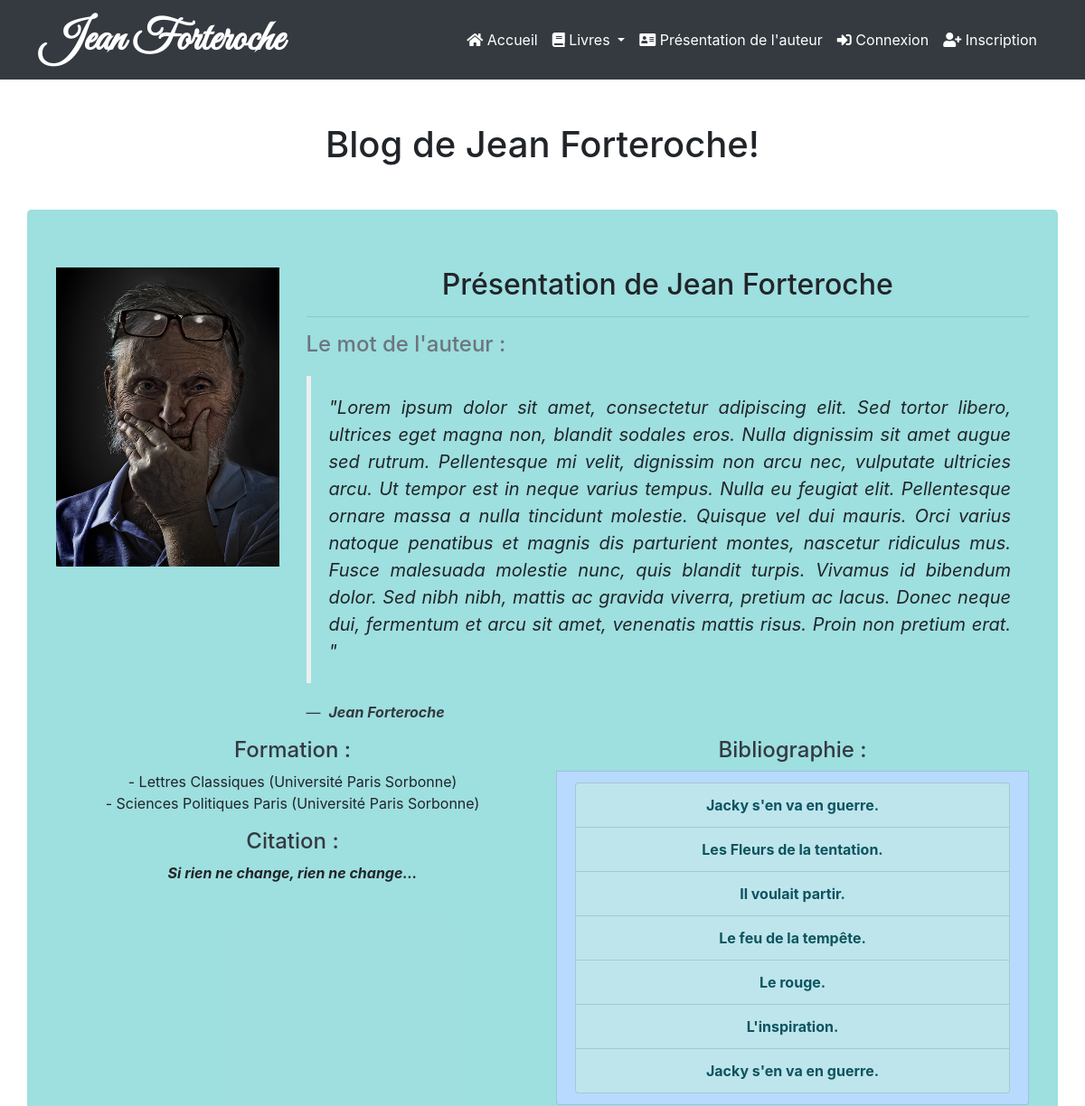
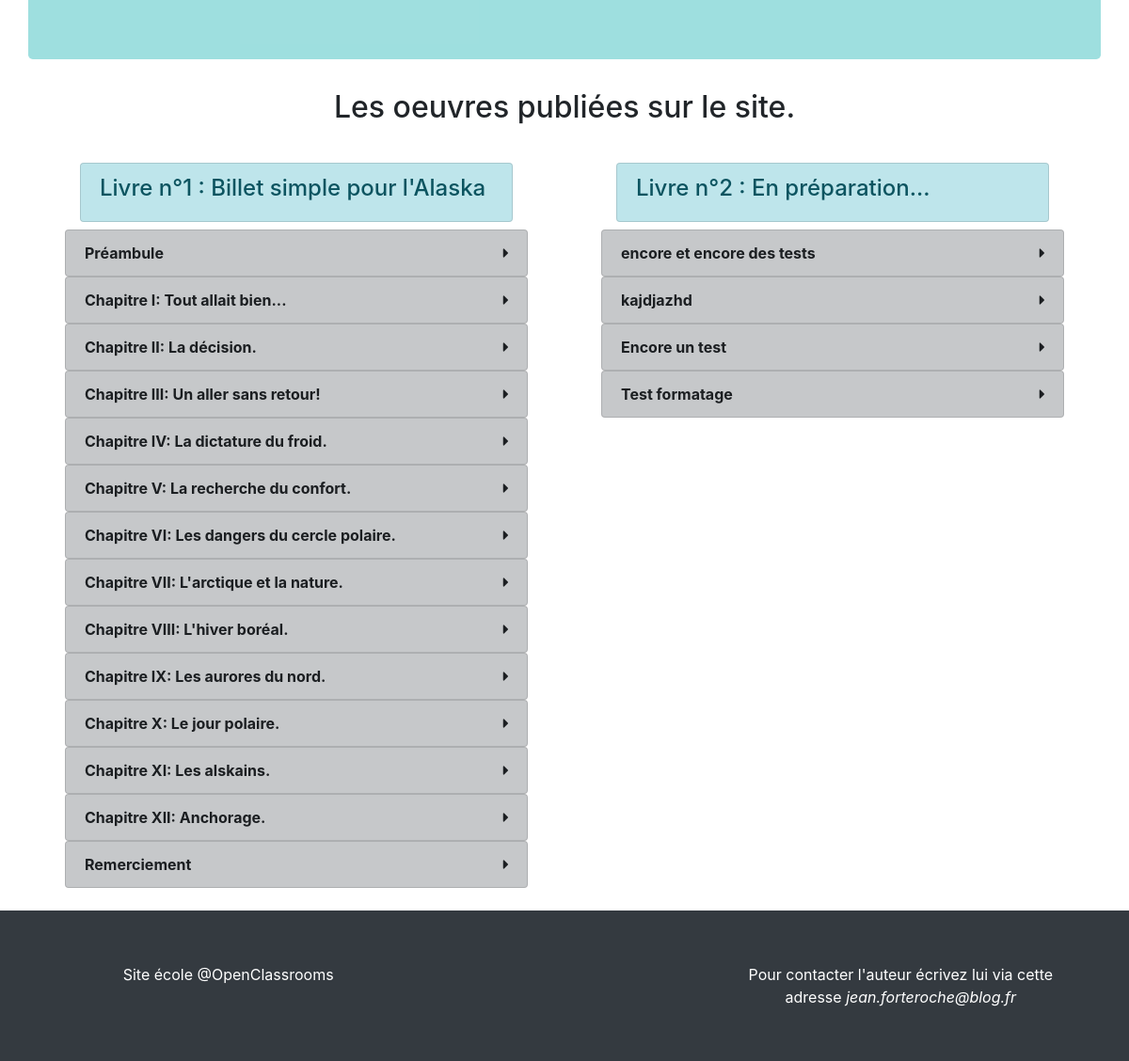
The page /index.php?action=listCategories on the database its author committed (2 pictures, top to bottom).
### tables this page shows
CREATE TABLE IF NOT EXISTS `category` (
  `id` int(11) NOT NULL AUTO_INCREMENT,
  `title` varchar(255) NOT NULL,
  PRIMARY KEY (`id`)
);

CREATE TABLE IF NOT EXISTS `post` (
  `id` int(11) NOT NULL AUTO_INCREMENT,
  `title` varchar(255) NOT NULL,
  `content` longtext NOT NULL,
  `created_at` datetime NOT NULL,
  `deleted_at` datetime DEFAULT NULL,
  `updated_at` datetime DEFAULT NULL,
  `user_id_fk` int(11) NOT NULL,
  `category_id_fk` int(11) NOT NULL,
  PRIMARY KEY (`id`),
  KEY `user_id_fk` (`user_id_fk`),
  KEY `category_id_fk` (`category_id_fk`)
);

### Controller/CategoryController.php (called while the page is built, shortened)
<?php
require_once('Model/CategoryManager.php');
function listCategories()
{
    $categoryManager = new CategoryManager();
    $postsByCatManager = new CategoryManager();
    $categories =  $categoryManager->listCategory();
    require('Views/CategoriesViews/listCategoriesView.php');
}

### Model/CategoryManager.php (called while the page is built, shortened)
<?php
class CategoryManager extends Manager
{
    public function getPostsCategory($categoryId)
    {
        $db = $this->dbConnect();
        $posts = $db->prepare('SELECT * , post.title AS postTitle
                                    FROM post
                                    LEFT JOIN category
                                    ON post.category_id_fk = category.id
                                    WHERE post.deleted_at IS NULL && post.category_id_fk = ?
                                    ORDER BY post.created_at
                                    ');
        $posts->bindParam(1,$categoryId, \PDO::PARAM_INT);
        $posts->execute();
        return $posts;
    }
    public function listCategory()
    {
        $db = $this->dbConnect();
        $category = $db->prepare('SELECT *
                                      FROM category');
        $category->execute();
        return $category;
    }
}

### Views/CategoriesViews/listCategoriesView.php (the view, shortened to what this page needs)
    <h1 class="p-4 m-4">Blog de Jean Forteroche!</h1>
    <div class="container-fluid">
        <div class="container jumbotron text-center" id="jumbo">
            <div class="row">
                <div class="col-md-3">
                    <img src="Public/picture/portrait.jpg" class="img-fluid float-right" alt="Responsive image" />
                </div>
                <div class="col-md-9">
                    <h2 class="display-5"> Présentation de Jean Forteroche</h2>
                    <hr>
                    <h4 class="text-left text-secondary">
                        Le mot de l'auteur :
                    </h4>
                    <blockquote class="blockquote text-justify ">
                        <p class="bd-callout bd-callout-info">
                            <em>
                                "Lorem ipsum dolor sit amet, consectetur adipiscing elit. Sed tortor libero, ultrices eget magna non, blandit sodales eros. Nulla dignissim sit amet augue sed rutrum. Pellentesque mi velit, dignissim non arcu nec, vulputate ultricies arcu. Ut tempor est in neque varius tempus. Nulla eu feugiat elit. Pellentesque ornare massa a nulla tincidunt molestie. Quisque vel dui mauris. Orci varius natoque penatibus et magnis dis parturient montes, nascetur ridiculus mus. Fusce malesuada molestie nunc, quis blandit turpis. Vivamus id bibendum dolor. Sed nibh nibh, mattis ac gravida viverra, pretium ac lacus. Donec neque dui, fermentum et arcu sit amet, venenatis mattis risus. Proin non pretium erat. "
                            </em>
                        </p>
                        <footer class="blockquote-footer text-dark"> <cite title="Source Title"><strong>Jean Forteroche</strong></cite></footer>
                    </blockquote>
                </div>
            </div>
            <div class="row">
                <div class="col-6">
                <h4 class="text-dark">
                    Formation :
                </h4>
                <p >
                    - Lettres Classiques (Université Paris Sorbonne)</br>
                    - Sciences Politiques Paris (Université Paris Sorbonne)
                </p>
                    <h4 class="text-dark">
                        Citation :
                    </h4>
                    <p >
                        <strong><em>Si rien ne change, rien ne change...</em></strong>
                    </p>
                </div>
                <div class="col-6">
                <h4 class="text-dark">
                    Bibliographie :
                </h4>
                <ul class="list-group-item list-group-item-primary "><strong>
                    <li class="list-group-item list-group-item-info">Jacky s'en va en guerre.</li>
                    <li class="list-group-item list-group-item-info">Les Fleurs de la tentation.</li>
                    <li class="list-group-item list-group-item-info">Il voulait partir.</li>
                    <li class="list-group-item list-group-item-info">Le feu de la tempête.</li>
                    <li class="list-group-item list-group-item-info">Le rouge.</li>
                    <li class="list-group-item list-group-item-info">L'inspiration.</li>
                    <li class="list-group-item list-group-item-info">Jacky s'en va en guerre.</li>
                    </strong>
                </ul>
                </div>
            </div>
        </div>
        <div class="container">
            <div class="text-center">
                <h2>
                    Les oeuvres publiées sur le site.
                </h2>
            </div>
            <div class="row">
        <?php
        while ($category = $categories->fetch()) {
        ?>
                <div class="col-6">
                    <ul class="list-group p-4">
                        <a href="index.php?action=getPostsCategory&amp;category_id_fk=<?= $category['id'] ?>"
                           class="nav-link dropdown-item">
                            <li class="list-group-item list-group-item-action list-group-item-info">
                                <h4>Livre n°<?= htmlspecialchars($category['id']) ?> : <?= htmlspecialchars($category['title']) ?></h4>
                            </li>
                        </a>
                    <?php
                    $posts = $postsByCatManager->getPostsCategory($category['id']);
                    while ($post = $posts->fetch()) {
                    ?>
                        <a href="index.php?action=post&amp;id=<?= $post[0] ?>" class="text-dark">
                            <li class="list-group-item list-group-item-action list-group-item-dark d-flex">
                                <strong><?=htmlspecialchars($post['postTitle'])?></strong>
                                <i class="fas fa-caret-right ml-auto align-content-center"></i>
                            </li>
                        </a>
                    <?php
                    }
                    ?>
                    </ul>
                 </div>
        <?php
        }
        ?>
            </div>
        </div>
    </div>
<?php $content = ob_get_clean(); ?>
<?php require('Views/layout.php'); ?>

### index.php (shortened to what this page needs)
<?php
require ('Controller/CategoryController.php');
try {
    if (isset($_GET['action'])) {
        if ($_GET['action'] == 'listPosts') {
            if(!empty($_GET['page']) AND $_GET['page'] > 0 ) {
                $page = intval($_GET['page']);
                getPosts($page);
            }
        } elseif ($_GET['action'] == 'listCategories') {
            listCategories();
        } elseif ($_GET['action'] == 'getPostsCategory') {
            if (isset($_GET['category_id_fk']) && $_GET['category_id_fk'] > 0) {
                getPostsCategory($_GET['category_id_fk']);
            } else {
                throw new Exception('Aucun identifiant de billet envoyé');
            }
        } elseif ($_GET['action'] == 'post') {
            if (isset($_GET['id']) && $_GET['id'] > 0) {
                post();
            } else {
                throw new Exception('Aucun identifiant de billet envoyé');
            }
        } elseif ($_GET['action'] == 'signUp') {
            if ($_SERVER['REQUEST_METHOD'] === 'POST') {
                signUp($_POST['username'], $_POST['email'], $_POST['pass'], $_POST['role']);
            } else {
                signUp();
            }
        } elseif ($_GET['action'] == 'logIn') {
            if ($_SERVER['REQUEST_METHOD'] === 'POST'){
                logIn($_POST['email']);
            } else {
                logIn();
            }
        } elseif ($_GET['action'] == 'logOut') {
            logOut();
        }
    } else {
        $currentPage = 1;
        getPosts($currentPage);
    }
} catch(Exception $e){
    $error =  'Il y a une erreur sur cette page : ' . $e->getMessage();
    require('Views/errorView.php');
}

### Views/layout.php (shortened to what this page needs)
<!DOCTYPE html>
<html>
<head>
    <link href="Public/bootstrap/bootstrap.min.css" rel="stylesheet"/>
    <link href="Public/css/style.css" rel="stylesheet" />
    <link rel="stylesheet" href="https://use.fontawesome.com/releases/v5.0.13/css/all.css">
</head>
<body>
    <section>
        <nav class="navbar navbar-expand-lg bg-dark navbar-fixed-top">
            <div class="container collapse navbar-collapse" >
                <a href="index.php" class="logo"> Jean Forteroche</a>
                <ul class="navbar-nav">
                    <li class="nav-item">
                        <a class="nav-link" href="index.php"><i class="fas fa-home"></i> Accueil </a>
                    </li>
                    <li class="nav-item dropdown">
                        <a class="nav-link dropdown-item dropdown-toggle text-white bg-dark" data-toggle="dropdown" aria-haspopup="true" aria-expanded="false"><i class="fas fa-book"></i> Livres </a>
                    </li>
                    <li class="nav-item">
                        <a class="nav-link" href="index.php?action=listCategories"><i class="fas fa-address-card"></i> Présentation de l'auteur </a>
                    </li>
                    <?php
                        if(empty($_SESSION['user'])) {
                    ?>
                    <li class="nav-item">
                        <a class="nav-link" href="index.php?action=logIn"><i class="fas fa-sign-in-alt"></i> Connexion </a>
                    </li>
                    <li class="nav-item">
                        <a class="nav-link" href="index.php?action=signUp"><i class="fas fa-user-plus"></i> Inscription </a>
                    </li>
                    <?php
                        }
                    ?>
                </ul>
            </div>
        </nav>
    </section>
        <?= $content ?>
    <footer class="container-fluid footer">
        <nav class="navbar navbar-expand-md bg-dark">
            <div class="container-fluid m-4 p-4">
                <div class="container">
                    <div class="row  text-white text-center">
                        <div class="col-md-4">
                            Site école @OpenClassrooms
                        </div>
                        <div class="col-md-4">
                        </div>
                        <div class="col-md-4 ">
                            Pour contacter l'auteur écrivez lui via cette adresse <em>jean.forteroche@blog.fr</em>
                        </div>
                    </div>
                </div>
            </div>
        </nav>
    </footer>
</body>
</html>

### Public/css/style.css (style rules this page uses)
body, html { padding: 0; margin: 0; }
a { text-decoration: none; }
a.nav-link { color: white; }
.container-fluid { padding: 0; }
h1 { text-align: center; }
.logo { font-family: 'Great Vibes', cursive; font-size: 3em; color: #ffffff; font-weight: bold; text-align: center; }
body, html { height: 100%; margin: 0; }
#jumbo { background: rgba(63, 191, 191, 0.5); }
.bd-callout-info { border-left-color: #5bc0de; }
.bd-callout { padding: 1.25rem; margin-top: 1.25rem; margin-bottom: 1.25rem; border-left: 5px solid #eee; }
html { position: relative; min-height: 100%; }
body { overflow-x: hidden; }

### rows shown on the page
category: id "1", title "Billet simple pour l'Alaska"
post: title "Préambule"
post: title "Chapitre I: Tout allait bien..."
post: title "Chapitre II: La décision."
post: title "Chapitre III: Un aller sans retour!"
post: title "Chapitre IV: La dictature du froid."
post: title "Chapitre V: La recherche du confort."
post: title "Chapitre VI: Les dangers du cercle polaire."
post: title "Chapitre VII: L'arctique et la nature."
post: title "Chapitre VIII: L'hiver boréal."
post: title "Chapitre IX: Les aurores du nord."
post: title "Chapitre X: Le jour polaire."
post: title "Chapitre XI: Les alskains."
post: title "Chapitre XII: Anchorage."
post: title "Remerciement"
category: id "2", title "En préparation..."
post: title "encore et encore des tests"
post: title "kajdjazhd"
post: title "Encore un test"
post: title "Test formatage"
